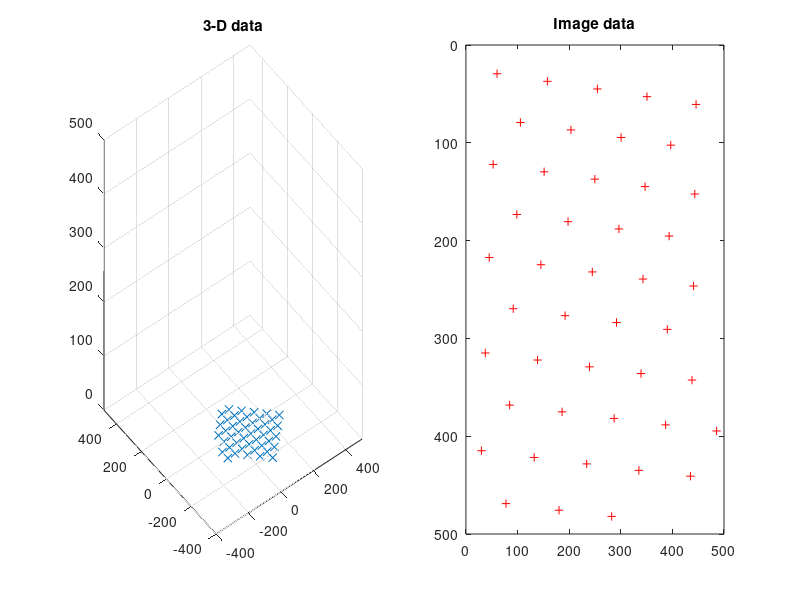

Source code (MATLAB): (Note: this script raises an error after producing the figure.)
clc
load cademo
more off
echo on
%
% ABOUT CAMERA CALIBRATION
%
% In geometric camera calibration the intrinsic and extrinsic
% camera parameters are computed based on measured image coordinates
% of a know calibration target. These parameters may be used to
% correct distorted images or image coordinates.
%
% What we need is the coordinates of the control points and
% corresponding image observations. In CACAL routine you must also
% specify the configuration of the imaging system. The configuration
% data is stored in the file called configc.m and it is acquired
% based on the name of the setup like 'pulnix'. The actual calibration
% data is stored in data matrices. The first three columns of the data 
% matrix contain the 3-D coordinates and the two last columns contain 
% the observations of the control points. CACAL supports up to six data
% matrices, each containing information from distict images.
%
% Press enter
pause
clc
%
% COPLANAR TARGET
%
% The control points of the calibration target can locate in 3-D
% or they can also be coplanar. In case of coplanar target, multiple
% images captured from different positions and angles are required.
% In the following example three images are used.
%
% Let us plot the data set. The first data matrix looks like this.
%
% Press enter
pause
clf
subplot(1,2,1)
plot3(data1(:,1),data1(:,2),data1(:,3),'x')
title('3-D data')
axis([-400 500 -400 500 0 500])
grid  
subplot(1,2,2)
plot(data1(:,4),data1(:,5),'r+')
axis([0 500 0 500])
axis('ij')
title('Image data')
%
% Press enter
pause
clc
% the second data matrix:
clf
subplot(1,2,1)
plot3(data2(:,1),data2(:,2),data2(:,3),'x')
title('3-D data')
axis([-400 500 -400 500 0 500])
grid  
subplot(1,2,2)
plot(data2(:,4),data2(:,5),'r+')
axis([0 500 0 500])
axis('ij')
title('Image data')
%
% Press enter
pause
clc
% the third data matrix:
clf
subplot(1,2,1)
plot3(data3(:,1),data3(:,2),data3(:,3),'x')
title('3-D data')
axis([-400 500 -400 500 0 500])
grid  
subplot(1,2,2)
plot(data3(:,4),data3(:,5),'r+')
axis([0 500 0 500])
axis('ij')
title('Image data')
%
% Press enter
pause
clc
% OK, let's calibrate
[par,pos,iter,res,er,C]=cacal('pulnix',data1,data2,data3);
% Press enter
pause
clc
%
% 3-D TARGET
%
% The control point structure can be also three-dimensional. The
% advantage which is gained is that only one image is required,
% although several images are also supported by CACAL. This demo
% uses the following data matrix:
%
% Press enter
pause
clf
subplot(1,2,1)
plot3(data3d(:,1),data3d(:,2),data3d(:,3),'x')
axis('equal')
title('3-D data')  
grid
subplot(1,2,2)
plot(data3d(:,4),data3d(:,5),'r+')
axis([0 700 20 550])
axis('ij')
title('Image data')
%
% Press enter
pause
clc
% OK, let's calibrate again
[par,pos,iter,res,er,C]=cacal('sony',data3d);
% Press enter
pause
previous=std(er);
clc
%
% TREE-STEP PROCEDURE
%
% The control points are often circular, because they are easy to
% make and accurate to measure in subpixel precision from digital
% images. However, measuring the centroid of the ellipse (that is
% a projection of a circle) introduces a systematic error caused by
% perspective projection which is not an affine transformation. 
% Compensating for this error component requires a three-step calibration
% procedure. The Matlab function CIRCAL performs this procedure. The
% additional information is the radius of the points which is embedded
% in the configuration file and the normal vector of the surface around
% the points. In this example the normal vectors are in the matrix 
% 'snorm'.
%
% Press enter
pause
clc
% Let's see what happens:
[par,pos,iter,res,er,C]=circal('sony',[data3d snorm]);
% Press enter
pause
%
% If we compare this result with the previous one, we notice that
% the standard deviation of the residual is slightly reduced:
current=std(er);
[previous current]
%
% Press enter
pause
clc
%
% THE FOURTH STEP
%
% The distorted image coordinates can be corrected by using a simple
% inverse model. The parameters of the inverse model are computed
% with the routine called INVMODEL

a=invmodel('sony',par);

% Press enter
pause
%
% The process of correcting image coordinates is demonstrated by randomly
% generating one thousand image coordinate pairs all over the image area.

r=[rand(1000,1)*768 rand(1000,1)*576];
clf
plot(r(:,1),r(:,2),'rx');
% Press enter
pause
clc
% Now, we may corrupt these coordinates with radial and tangential
% distortion

d=imdist('sony',par,r);

hold
plot(d(:,1),d(:,2),'go');
% Press enter
pause
clc
% The correction is performed with the Matlab function IMCORR

c=imcorr('sony',par,a,d);

% the difference between the original and the corrected coordinates
% may be represented by using histograms

clf
subplot(1,2,1)
hist(r(:,1)-c(:,1))
title('Error in x direction')
xlabel('pixels')
subplot(1,2,2)
hist(r(:,2)-c(:,2))
title('Error in y direction')
xlabel('pixels')

% As we can see, the error is much smaller than 0.01 pixels.
echo off
